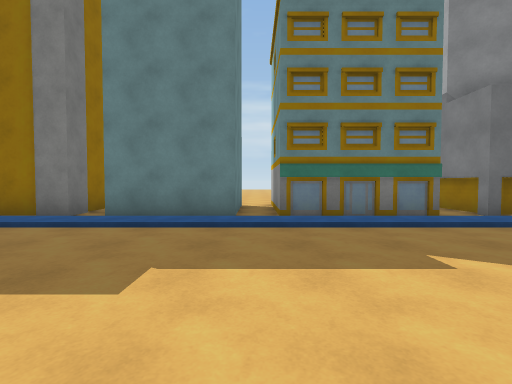
view 1 (above)

20 first-person views from a walk through a Unity game level. The camera is 1.3 m above the floor, tilts 2° down and sees 85° across. The floor is counted in squares, 2 m on a side. Each view is taken from the middle of a square. On the plan, view 1 faces up. The plan holds only what a view shows up to about 9 squares ahead; the rest is blank. The place goes on beyond the plan. The player character is not drawn. Door leaves are left out, so doorways stand open. Surface patterns are stand-ins for the level's own textures.

view 2
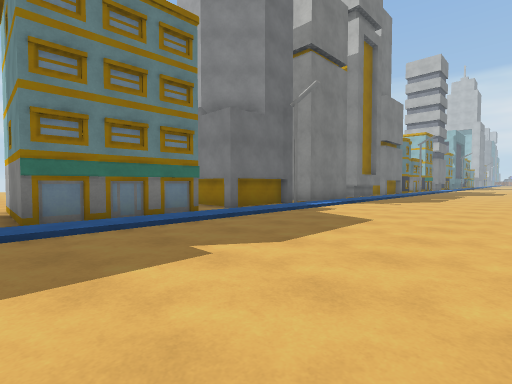

view 3
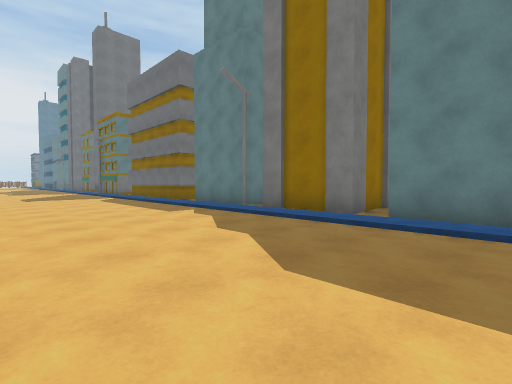

view 4
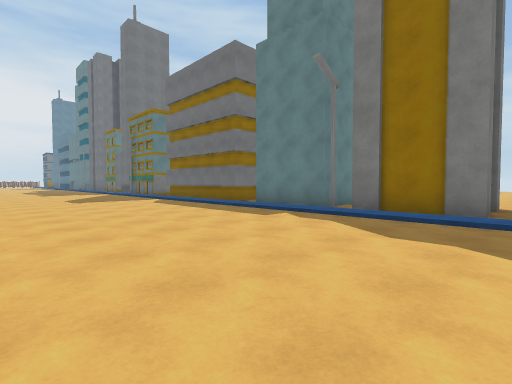

view 5
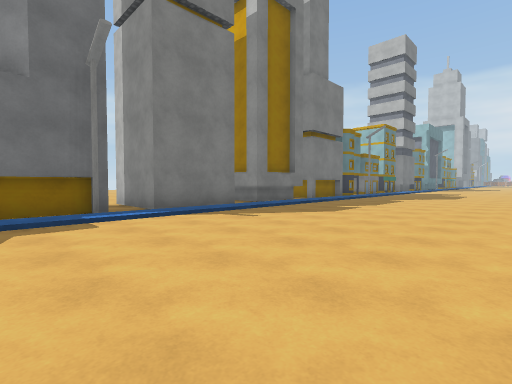

view 6
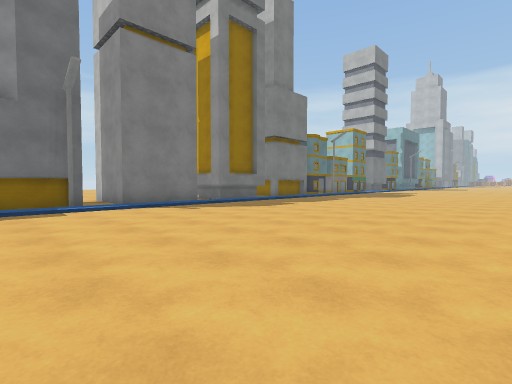

view 7
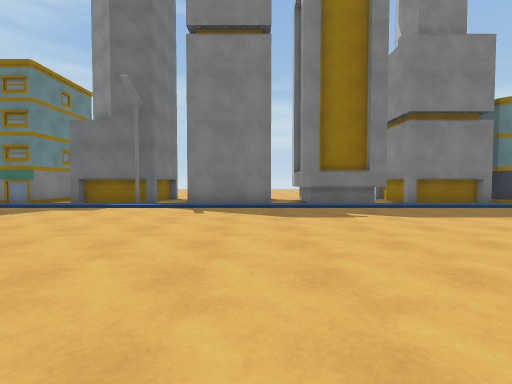

view 8
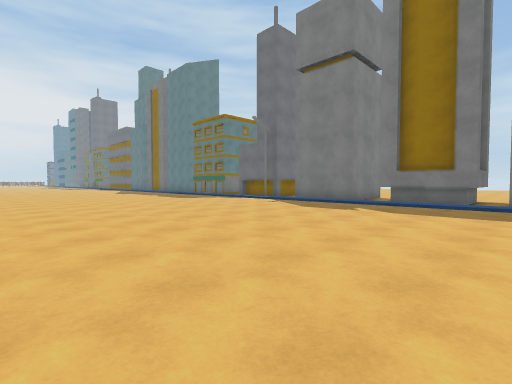

view 9
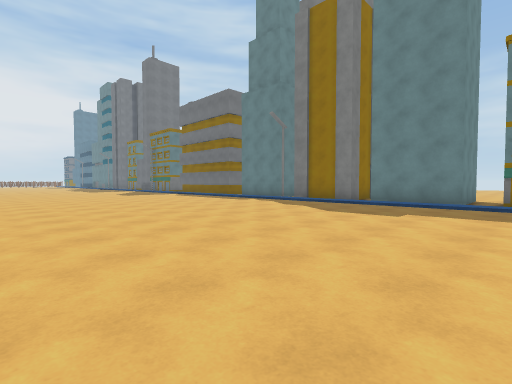

view 10
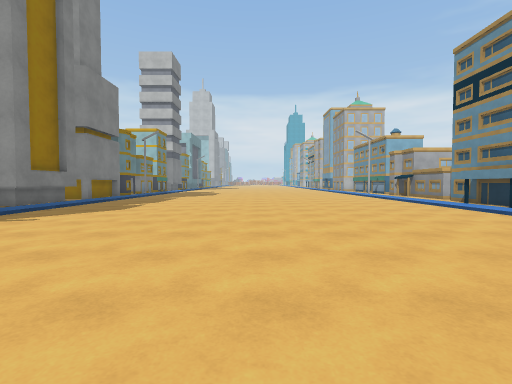

view 11
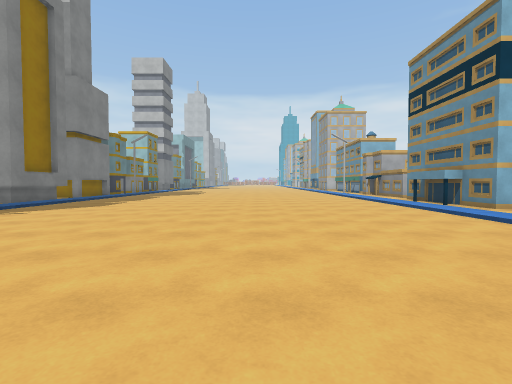

view 12
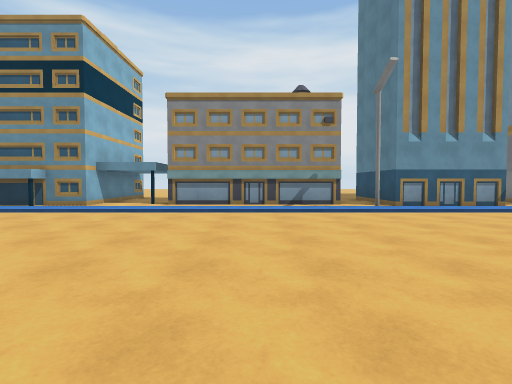

view 13
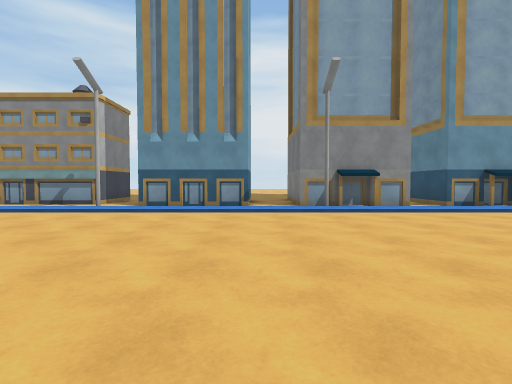

view 14
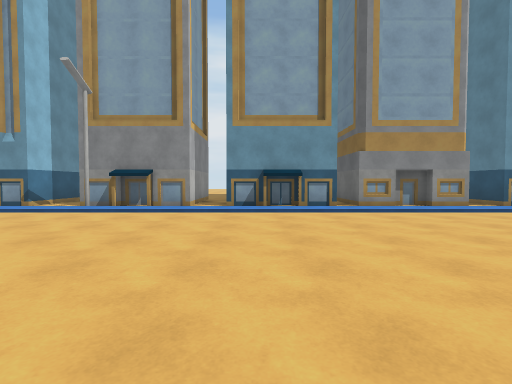

view 15
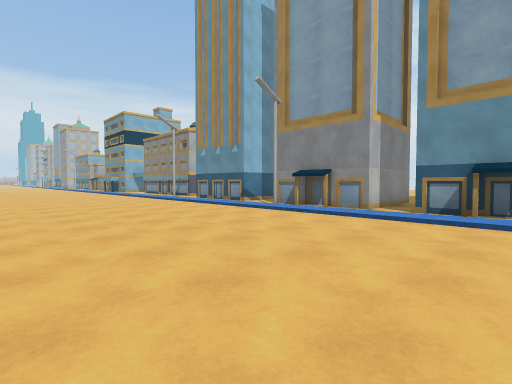

view 16
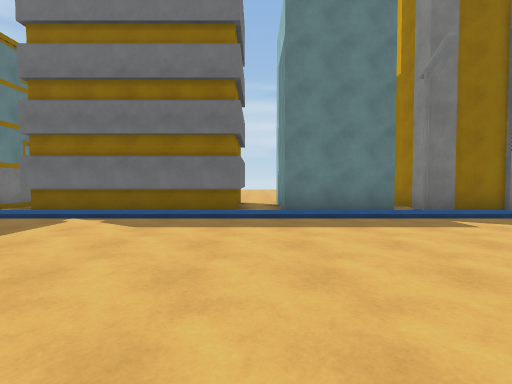

view 17
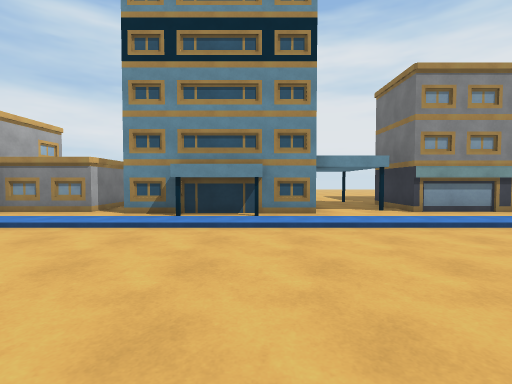

view 18
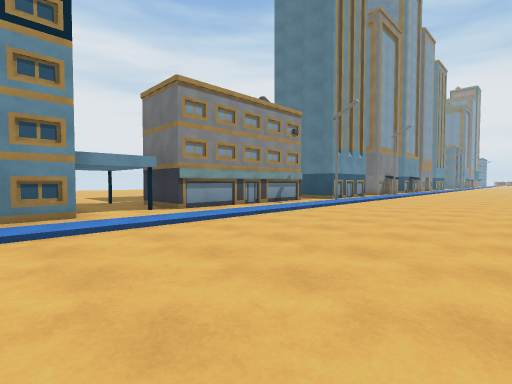

view 19
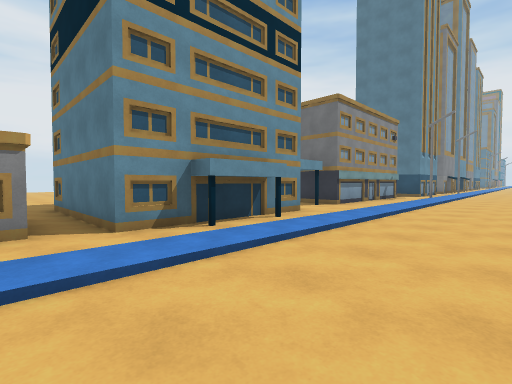

view 20
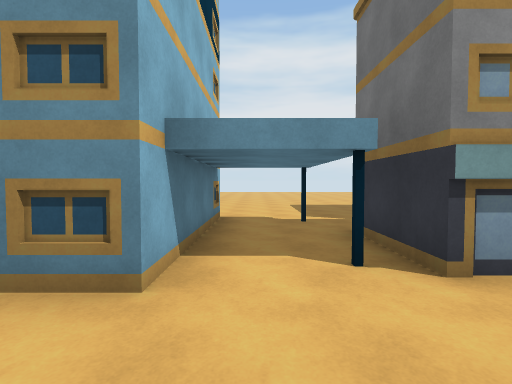

### Floor plan
Key: @ floor where view 1 was taken; # wall or solid block; . floor; / step, stairs or slope.
Columns run from 16 left of view 1 to 15 right of it. Each row starts with its distance up from view 1.
  8                 .#
  7 #    #.######  #.#   #  #     #
  6 ######.#########.###.###### ####
  5  /////////#////////////#////////
  4  ///////////////////////////////
  3   ..............................
  2    .............................
  1    .............................
  0    .............@...............
 -1     ..............  ............
 -2       ..........................
 -3      ...........................
 -4     ............................
 -5    .............................
 -6   //////////////////////////////
 -7   ...../...##.....#.............
 -8  #.######.###..###.#####..####.#
 -9  #   #  #.###..###.#   #..#  #.#
-10           #            #..#  #.#
-11                        .#.#  #.
-12                        ....   .
-13                        ....
-14                       .....
-15                       .....

Where each view was taken, in squares from view 1:
view 1: 0 up, 0 right, facing up
view 2: 0 up, 0 right, facing up-right
view 3: 0 up, 1 left, facing up-left
view 4: 1 down, 3 left, facing up-left
view 5: 1 down, 5 right, facing up-right
view 6: 3 down, 5 right, facing up-right
view 7: 3 down, 10 right, facing up
view 8: 4 down, 15 right, facing up-left
view 9: 4 down, 1 right, facing up-left
view 10: 1 down, 4 right, facing right
view 11: 2 down, 3 right, facing right
view 12: 0 up, 5 right, facing down
view 13: 0 up, 2 left, facing down
view 14: 0 up, 8 left, facing down
view 15: 1 down, 9 left, facing down-right
view 16: 1 down, 10 left, facing up
view 17: 2 down, 11 right, facing down
view 18: 2 down, 11 right, facing down-left
view 19: 4 down, 15 right, facing down-left
view 20: 6 down, 9 right, facing down
